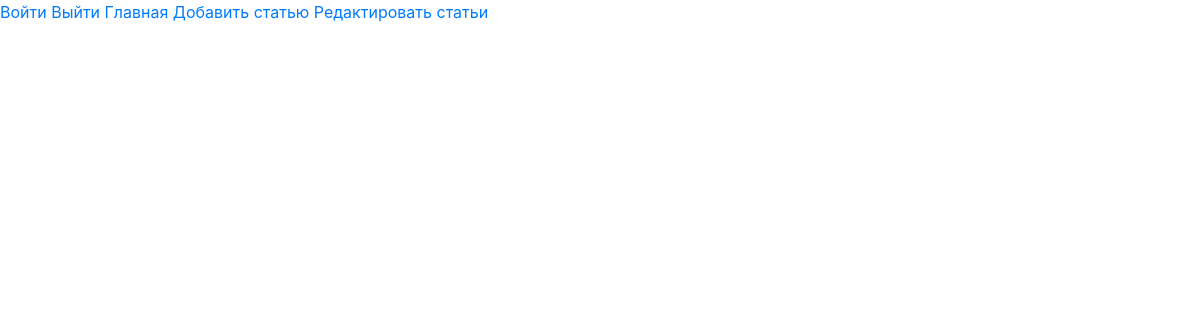
Before: /update_status (signed in) with the older database file.
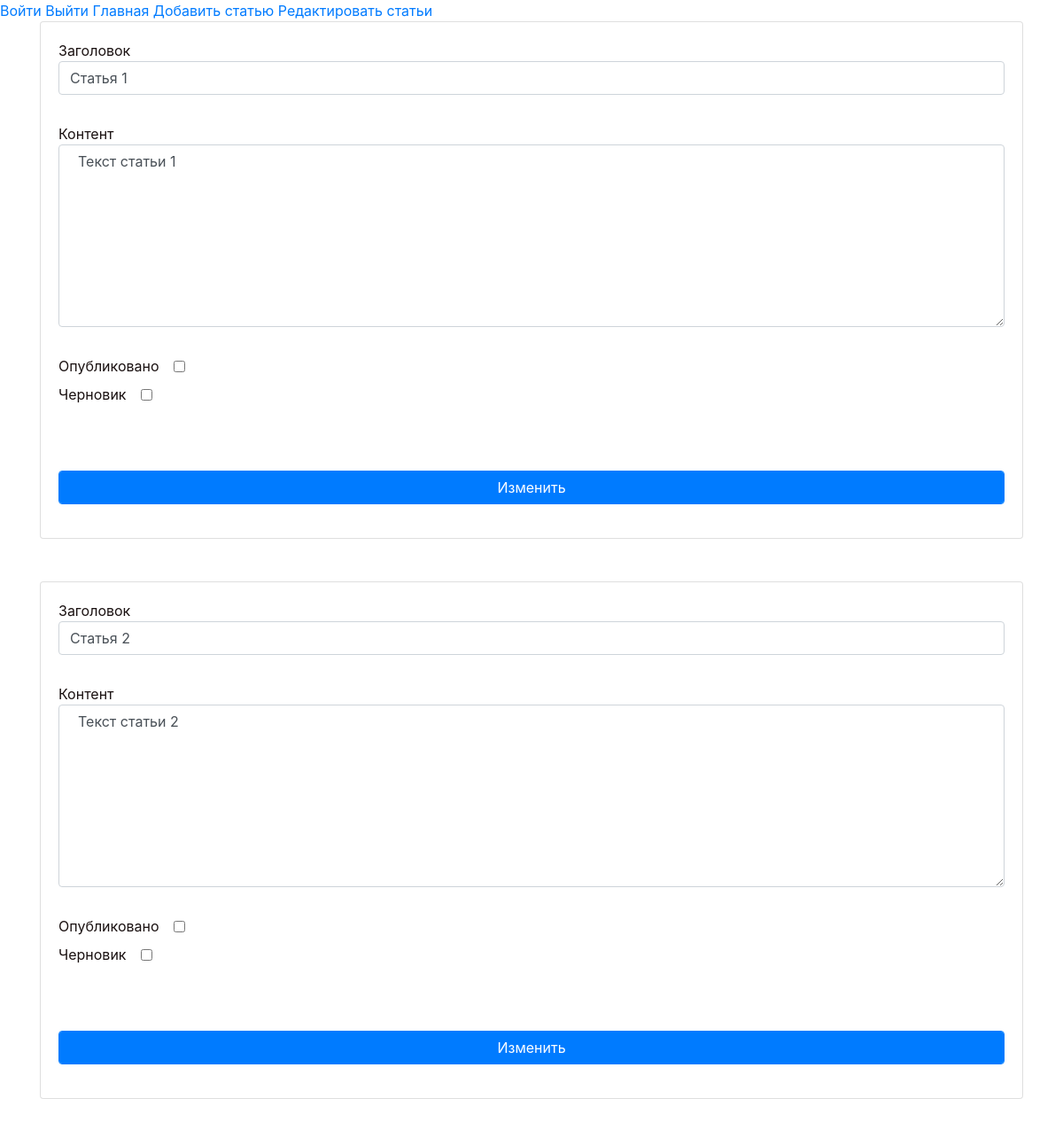
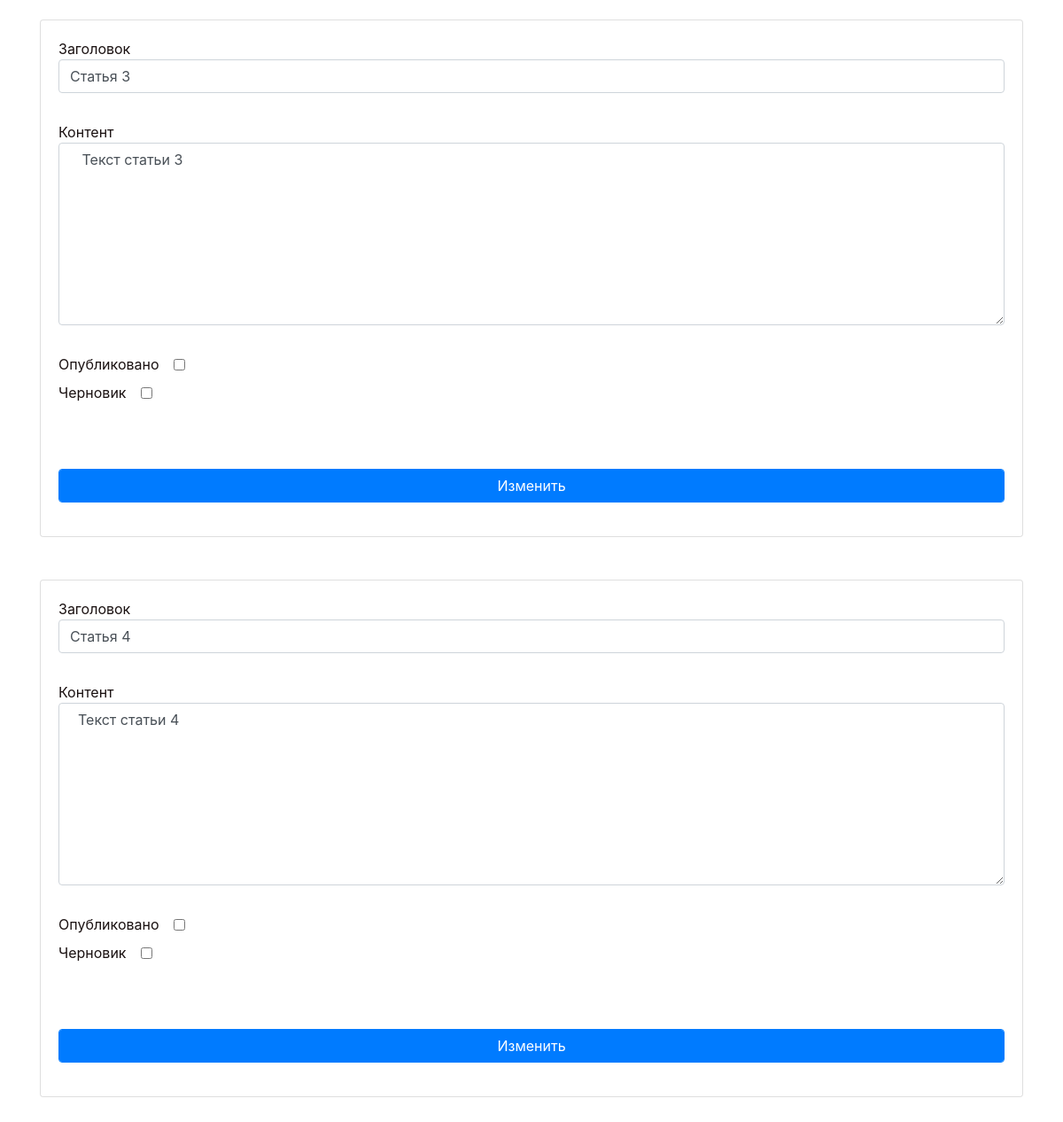
After: the same page with the newer database file (2 pictures, top to bottom).
### tables this page shows
CREATE TABLE posts (
    id INTEGER PRIMARY KEY AUTOINCREMENT,
    created TIMESTAMP NOT NULL DEFAULT CURRENT_TIMESTAMP,
    title TEXT NOT NULL,
    content TEXT NOT NULL,
    status TEXT DEFAULT draft,
    author TEXT NOT NULL
);

### app.py (the view)
@app.route("/update_status", methods= ["POST", "GET"])
@login_required
def updateStatus():
    tmp = None
    menu = None
    if int(current_user.get_admin()) == 1:
        tmp = 'admin.html'
        menu = dbase.getJSON()
        if request.method == "POST":
            res = dbase.updateStatus(request.form['title'], request.form['content'], request.form['status'], request.form['id'])
            if not res:
                flash('Ошибка обновления статуса', category= 'error')
            else:
                flash('Статус успешно обновлен', category='success')
        else:
            flash('Ошибка обновления статуса', category='error')
    else:
        tmp = 'error_admin.html'
    print(tmp)
    return render_template(tmp, menu=menu)

### DataBase.py (called while the page is built)
    def getJSON(self):
        sql = '''SELECT * FROM posts'''
        try:
            self.__cur.execute(sql)
            res = self.__cur.fetchall()
            if res:
                blocks_list = [dict(ix) for ix in res]
                return blocks_list
        except:
            return False
        return []

    def getUser(self, user_id):
        try:
            self.__cur.execute(f"SELECT * FROM users WHERE id = {user_id} LIMIT 1")
            res = self.__cur.fetchone()
            if not res:
                print("Пользовательн не найден")
                return False
            return res
        except sqlite3.Error as e:
            print("Ошибка получения из БД "+str(e))
        return False

### UserLogin.py (called while the page is built)
    def fromDB(self, user_id, db):
        self.__user = db.getUser(user_id)
        return self

    def get_admin(self):
        return str(self.__user['is_admin'])

### app.py (called while the page is built)
@app.before_request
def before_request():
     global dbase
     db = get_db()
     dbase = DataBase(db)

@login_manager.user_loader #Загрузка пользователя
def load_user(user_id):
    return UserLogin().fromDB(user_id, dbase)

### templates/admin.html (shortened to what this page needs)
{% extends 'base.html' %}
{% block content %}
    <div class="proj container">
        <div class="pram">
        {% for post in menu %}
            <form action="{{url_for('updateStatus')}}" method="post" class="form-contact">
                <div class="card mb-5">
                    <div class="card-body">
                        <label class="d-flex flex-column">Заголовок<input class="form-control" type="text" value="{{ post['title'] }}" name="title"> <br></label>
                        <label class="d-flex flex-column">Контент<textarea class="form-control" value="{{ post['content'] }}" name="content" rows="8" cols="55"> {{ post['content'] }}</textarea> <br></label>
                        <label class="d-flex gap-3 align-items-center">Опубликовано<input class="ml-3 form-control w-auto h-auto" type="checkbox" value="public" name="status"></label>
                        <label class="d-flex gap-3 align-items-center">Черновик<input class="ml-3 form-control w-auto h-auto" type="checkbox" value="draft" name="status"></label>
                        <p><button class="form-control color-primary btn btn-primary" type="submit">Изменить</button>
                    </div>
                </div>
            </form>
        {% endfor %}
        </div>
{% endblock %}

Changed rows visible on the page:
added posts: title "Статья 1", content "Текст статьи 1"
added posts: title "Статья 2", content "Текст статьи 2"
added posts: title "Статья 3", content "Текст статьи 3"
added posts: title "Статья 4", content "Текст статьи 4"
